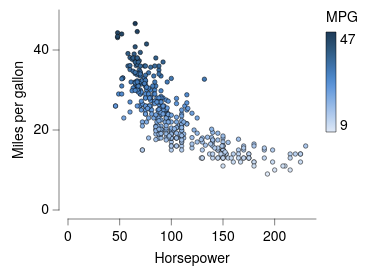

Specify this chart in Vega-Lite:
### Vega-Lite specification from a JSON file in a GitHub repository (floating-point values rounded to 4 significant figures; data arrays with more than 128 entries replaced by an {"elided": "..."} marker saying what was removed)
{"background": null, "config": {"arc": {"fill": "#DBDBDB", "fillOpacity": 1.0, "innerRadius": 25.0, "padAngle": 0.03, "stroke": "black", "strokeOpacity": 1, "strokeWidth": 0.25}, "area": {"fill": "#DBDBDB", "fillOpacity": 1.0, "stroke": "black", "strokeOpacity": 1, "strokeWidth": 0.25}, "axis": {"domain": true, "domainCap": "round", "domainColor": "black", "domainWidth": 0.25, "grid": false, "gridCap": "round", "gridColor": "#F1F1F1", "gridDash": [0, 0], "gridOpacity": 1.0, "gridWidth": 0.25, "labelColor": "black", "labelFont": "Helvetica Neue", "labelFontSize": 7, "labelFontStyle": "normal", "labelFontWeight": 400, "offset": 4.5, "ticks": true, "tickCap": "round", "tickColor": "black", "tickRound": false, "tickSize": 3, "tickWidth": 0.25, "titleColor": "black", "titleFont": "Helvetica Neue", "titleFontSize": 7, "titleFontStyle": "normal", "titleFontWeight": 400}, "axisX": {"domain": true, "labelAlign": "center", "labelAngle": 0, "labels": true, "ticks": true, "translate": 0}, "axisY": {"domain": true, "labelAlign": "right", "labelAngle": 0, "labels": true, "ticks": true, "translate": 0}, "axisRight": {"domain": true, "labelAlign": "left", "labelAngle": 0, "labels": true, "ticks": true, "translate": 0}, "axisTop": {"domain": true, "labelAlign": "center", "labelAngle": 0, "labels": true, "ticks": true, "translate": 0}, "axisBand": {"tickOffset": 0}, "bar": {"fill": "#DBDBDB", "fillOpacity": 1.0, "stroke": "black", "strokeOpacity": 1, "strokeWidth": 0.25}, "boxplot": {"size": 9.0, "ticks": {"cornerRadius": 0.25, "fill": "black", "size": 4.5, "thickness": 0.25}, "box": {"fillOpacity": 1.0, "stroke": "black", "strokeOpacity": 1, "strokeWidth": 0.25}, "median": {"fill": "black", "fillOpacity": 1.0, "size": 9.0, "thickness": 0.25}, "rule": {"fill": "black", "fillOpacity": 1.0, "size": 10.0, "stroke": "black", "strokeDash": [0, 0], "strokeOpacity": 1, "strokeWidth": 0.25}, "outliers": {"color": "black", "fill": "black", "fillOpacity": 1.0, "size": 0, "stroke": "black", "strokeOpacity": 1, "strokeWidth": 0.25}}, "circle": {"fill": "black", "fillOpacity": 1.0, "size": 0.5, "stroke": null, "strokeOpacity": 1, "strokeWidth": 0.25}, "errorband": {"band": {"fillOpacity": 0.6, "stroke": null, "strokeWidth": 0.25, "strokeOpacity": 1}, "borders": {"opacity": 0, "strokeOpacity": 0.25, "strokeWidth": 1}}, "errorbar": {"opacity": 1, "rule": {"strokeDash": [0, 0], "strokeWidth": 0.25}, "ticks": {"color": "black", "cornerRadius": 0.125, "opacity": 1, "size": 6.0, "thickness": 0.25}, "thickness": 0.25}, "font": "Helvetica Neue", "geoshape": {"fill": "#DBDBDB", "fillOpacity": 1.0, "stroke": "black", "strokeOpacity": 1, "strokeWidth": 0.25}, "header": {"labelColor": "black", "labelFont": "Helvetica Neue", "labelFontSize": 7, "labelFontStyle": "normal", "labelFontWeight": 400, "titleColor": "black", "titleFont": "Helvetica Neue", "titleFontSize": 7, "titleFontStyle": "normal", "titleFontWeight": 400, "titlePadding": 0}, "legend": {"disable": false, "offset": 4.5, "titlePadding": 4, "labelOffset": 2, "gradientLabelOffset": 2, "gradientLength": 50.0, "gradientThickness": 5.0, "gradientOpacity": 1.0, "gradientStrokeColor": "black", "gradientStrokeWidth": 0.25, "labelColor": "black", "labelFont": "Helvetica Neue", "labelFontSize": 7, "labelFontStyle": "normal", "labelFontWeight": 400, "strokeColor": "black", "strokeWidth": 0, "symbolSize": 42, "symbolStrokeColor": "black", "symbolStrokeWidth": 0.25, "titleColor": "black", "titleFont": "Helvetica Neue", "titleFontSize": 7, "titleFontStyle": "normal", "titleFontWeight": 400}, "line": {"color": "black", "stroke": "black", "strokeCap": "round", "strokeDash": [0, 0], "strokeOpacity": 1, "strokeWidth": 0.375}, "point": {"filled": true, "fill": "#DBDBDB", "fillOpacity": 1.0, "size": 5.0, "stroke": "black", "strokeOpacity": 1, "strokeWidth": 0.25}, "range": {"category": ["#C6D9F1", "#F1C9CB", "#FEF0B9", "#CEE37A", "#7AA8E0", "#E589A3", "#FDDD5D", "#68B961", "#4177B1", "#C35082", "#E5C227", "#438156"], "diverging": {"scheme": ["#C35082", "#CE6D94", "#D989A7", "#E2A4BA", "#EABFCE", "#F1DBE2", "#F6F6F6", "#D7E0EB", "#B9CBE0", "#9BB6D5", "#7DA1C9", "#5F8CBD", "#4177B1"]}, "heatmap": {"scheme": ["#DFE9F7", "#C6D9F1", "#ADC8EC", "#94B8E6", "#7AA8E0", "#6097DA", "#4D87CA", "#4177B1", "#386898", "#2F597F", "#264A69", "#1D3A58"]}, "ordinal": {"scheme": ["#F1F1F1", "#DBDBDB", "#C6C6C6", "#B2B2B2", "#9D9D9D", "#898989", "#767676", "#636363", "#515151", "#404040", "#2F2F2F", "#1F1F1F"]}, "ramp": {"scheme": ["#DFE9F7", "#C6D9F1", "#ADC8EC", "#94B8E6", "#7AA8E0", "#6097DA", "#4D87CA", "#4177B1", "#386898", "#2F597F", "#264A69", "#1D3A58"]}}, "rule": {"color": "black", "stroke": "black", "strokeCap": "round", "strokeDash": [2, 2], "strokeOpacity": 1, "strokeWidth": 0.25}, "scale": {"bandPaddingInner": 0.1, "bandPaddingOuter": 0.1, "round": false}, "rect": {"fill": "#DBDBDB", "fillOpacity": 1.0, "stroke": "black", "strokeOpacity": 1, "strokeWidth": 0.25}, "square": {"fill": "#DBDBDB", "fillOpacity": 1.0, "size": 10.0, "stroke": "black", "strokeOpacity": 1, "strokeWidth": 0.25}, "text": {"color": "black", "font": "Helvetica Neue", "fontSize": 7, "fontStyle": "normal", "fontWeight": 400}, "title": {"anchor": "middle", "frame": "group", "color": "black", "font": "Helvetica Neue", "fontSize": 7, "fontStyle": "normal", "fontWeight": 400, "subtitleColor": "black", "subtitleFont": "Helvetica Neue", "subtitleFontSize": "Helvetica Neue", "subtitleFontStyle": "normal", "subtitleFontWeight": 400}, "view": {"continuousWidth": 124, "continuousHeight": 100, "discreteWidth": 124, "discreteHeight": 100, "fill": null, "stroke": null, "strokeWidth": 0.25}}, "data": {"name": "data-7285c4e2e195e5a75737a34913199f5f"}, "mark": {"type": "point"}, "encoding": {"color": {"field": "Miles_per_Gallon", "title": "MPG", "type": "quantitative"}, "x": {"field": "Horsepower", "title": "Horsepower", "type": "quantitative"}, "y": {"field": "Miles_per_Gallon", "title": "Miles per gallon", "type": "quantitative"}}, "$schema": "https://vega.github.io/schema/vega-lite/v6.4.1.json", "datasets": {"data-7285c4e2e195e5a75737a34913199f5f": {"elided": "392 records"}}}
